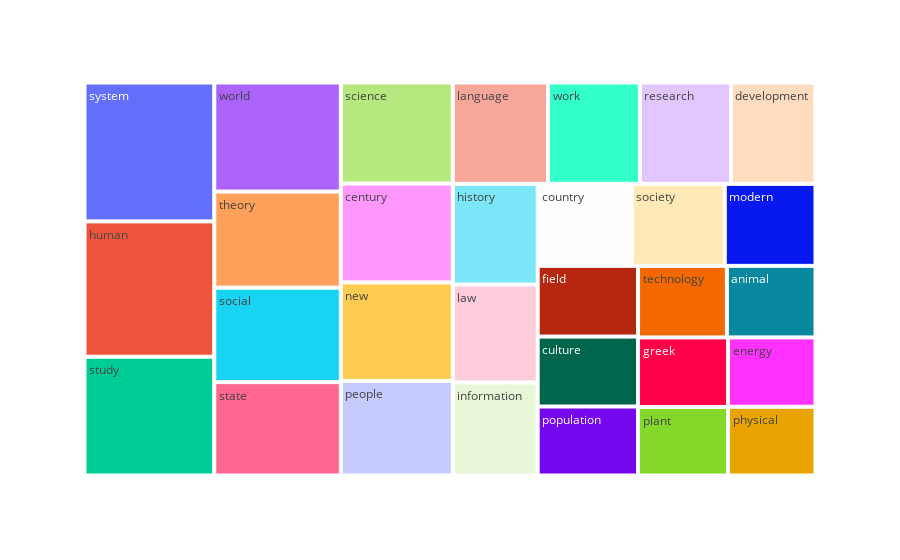

Notebook cell for this chart:
### Code cell
import plotly.express as px
fig = px.treemap(frequencies_300, path = ['word'],
                 values = 'occurance')
fig.show()

### Figure 1 — Plotly figure (JSON) as saved in the notebook; plotly's stock layout.template omitted (floating-point values rounded to 4 significant figures)
{"data": [{"branchvalues": "total", "domain": {"x": [0, 1], "y": [0, 1]}, "hovertemplate": "labels=%{label}<br>occurance=%{value}<br>parent=%{parent}<br>id=%{id}<extra></extra>", "ids": ["animal", "century", "country", "culture", "development", "energy", "field", "greek", "history", "human", "information", "language", "law", "modern", "new", "people", "physical", "plant", "population", "research", "science", "social", "society", "state", "study", "system", "technology", "theory", "work", "world"], "labels": ["animal", "century", "country", "culture", "development", "energy", "field", "greek", "history", "human", "information", "language", "law", "modern", "new", "people", "physical", "plant", "population", "research", "science", "social", "society", "state", "study", "system", "technology", "theory", "work", "world"], "name": "", "parents": ["", "", "", "", "", "", "", "", "", "", "", "", "", "", "", "", "", "", "", "", "", "", "", "", "", "", "", "", "", ""], "type": "treemap", "values": [890, 1554, 1083, 985, 1203, 851, 996, 879, 1199, 2464, 1109, 1355, 1165, 1044, 1548, 1487, 844, 865, 972, 1295, 1588, 1678, 1070, 1658, 2164, 2530, 892, 1706, 1307, 1937]}], "layout": {"legend": {"tracegroupgap": 0}, "margin": {"t": 60}}}
